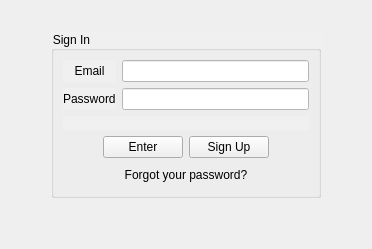
      <widget class="QWidget" name="page_10">
       <layout class="QVBoxLayout" name="verticalLayout_7">
        <item>
         <widget class="QLabel" name="label_10">
          <property name="text">
           <string/>
          </property>
          <property name="alignment">
           <set>Qt::AlignCenter</set>
          </property>
         </widget>
        </item>
        <item>
         <layout class="QHBoxLayout" name="horizontalLayout_22">
          <item>
           <spacer name="horizontalSpacer_26">
            <property name="orientation">
             <enum>Qt::Horizontal</enum>
            </property>
            <property name="sizeHint" stdset="0">
             <size>
              <width>40</width>
              <height>20</height>
             </size>
            </property>
           </spacer>
          </item>
          <item>
           <widget class="QGroupBox" name="groupBox_2">
            <property name="styleSheet">
             <string notr="true">background-color: rgb(240, 240, 240);</string>
            </property>
            <property name="title">
             <string>Sign In</string>
            </property>
            <layout class="QVBoxLayout" name="verticalLayout_6">
             <item>
              <layout class="QHBoxLayout" name="horizontalLayout_3">
               <item>
                <layout class="QVBoxLayout" name="verticalLayout_23">
                 <item>
                  <widget class="QLabel" name="label_2">
                   <property name="text">
                    <string>Email</string>
                   </property>
                   <property name="alignment">
                    <set>Qt::AlignCenter</set>
                   </property>
                  </widget>
                 </item>
                 <item>
                  <widget class="QLabel" name="label_8">
                   <property name="text">
                    <string>Password</string>
                   </property>
                  </widget>
                 </item>
                </layout>
               </item>
               <item>
                <layout class="QVBoxLayout" name="verticalLayout_22">
                 <item>
                  <widget class="QLineEdit" name="lineEdit_2">
                   <property name="styleSheet">
                    <string notr="true">background-color: rgb(255, 255, 255);</string>
                   </property>
                   <property name="maxLength">
                    <number>44</number>
                   </property>
                  </widget>
                 </item>
                 <item>
                  <widget class="QLineEdit" name="lineEdit_8">
                   <property name="styleSheet">
                    <string notr="true">background-color: rgb(255, 255, 255);</string>
                   </property>
                   <property name="maxLength">
                    <number>32</number>
                   </property>
                  </widget>
                 </item>
                </layout>
               </item>
              </layout>
             </item>
             <item>
              <widget class="QLabel" name="label_32">
               <property name="styleSheet">
                <string notr="true">color: rgb(255, 0, 0);</string>
               </property>
               <property name="text">
                <string/>
               </property>
               <property name="alignment">
                <set>Qt::AlignCenter</set>
               </property>
              </widget>
             </item>
             <item>
              <layout class="QHBoxLayout" name="horizontalLayout_5">
               <item>
                <spacer name="horizontalSpacer_10">
                 <property name="orientation">
                  <enum>Qt::Horizontal</enum>
                 </property>
                 <property name="sizeHint" stdset="0">
                  <size>
                   <width>40</width>
                   <height>20</height>
                  </size>
                 </property>
                </spacer>
               </item>
               <item>
                <layout class="QVBoxLayout" name="verticalLayout_21">
                 <item>
                  <layout class="QHBoxLayout" name="horizontalLayout_26">
                   <item>
                    <widget class="QPushButton" name="pushButton_18">
                     <property name="styleSheet">
                      <string notr="true"/>
                     </property>
                     <property name="text">
                      <string>Enter</string>
                     </property>
                    </widget>
                   </item>
                   <item>
                    <widget class="QPushButton" name="pushButton_19">
                     <property name="text">
                      <string>Sign Up</string>
                     </property>
                    </widget>
                   </item>
                  </layout>
                 </item>
                 <item>
                  <widget class="QPushButton" name="pushButton_21">
                   <property name="text">
                    <string>Forgot your password?</string>
                   </property>
                   <property name="flat">
                    <bool>true</bool>
                   </property>
                  </widget>
                 </item>
                </layout>
               </item>
               <item>
                <spacer name="horizontalSpacer_9">
                 <property name="orientation">
                  <enum>Qt::Horizontal</enum>
                 </property>
                 <property name="sizeHint" stdset="0">
                  <size>
                   <width>40</width>
                   <height>20</height>
                  </size>
                 </property>
                </spacer>
               </item>
              </layout>
             </item>
            </layout>
           </widget>
          </item>
          <item>
           <spacer name="horizontalSpacer_27">
            <property name="orientation">
             <enum>Qt::Horizontal</enum>
            </property>
            <property name="sizeHint" stdset="0">
             <size>
              <width>40</width>
              <height>20</height>
             </size>
            </property>
           </spacer>
          </item>
         </layout>
        </item>
        <item>
         <spacer name="verticalSpacer">
          <property name="orientation">
           <enum>Qt::Vertical</enum>
          </property>
          <property name="sizeHint" stdset="0">
           <size>
            <width>20</width>
            <height>40</height>
           </size>
          </property>
         </spacer>
        </item>
       </layout>
      </widget>
